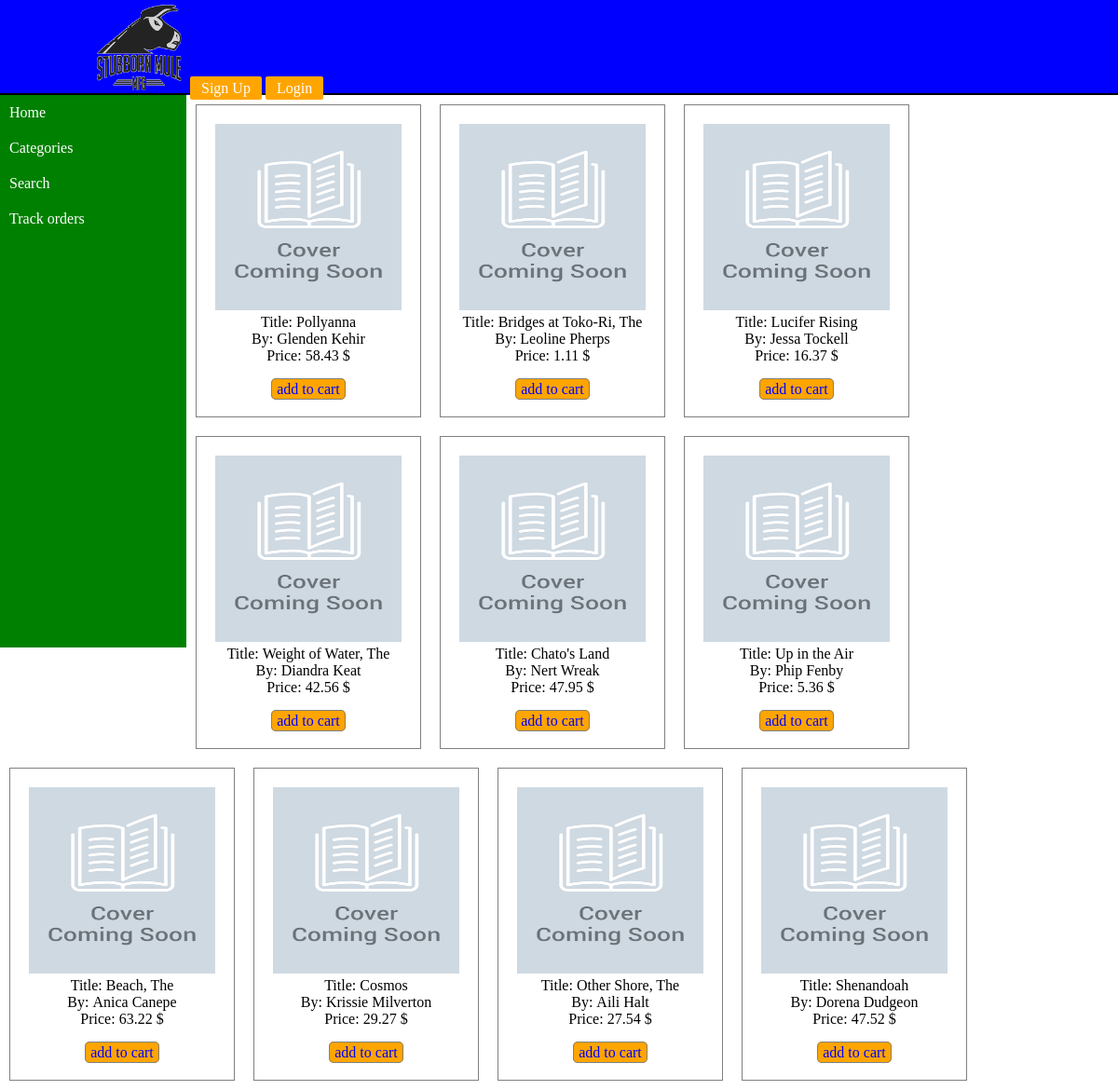
The page /categories.php?id=2 on the database its author committed.
### tables this page shows
CREATE TABLE `menu` (
  `id` int(6) NOT NULL,
  `name` text NOT NULL
);

CREATE TABLE `books` (
  `id` int(6) NOT NULL,
  `category_id` int(6) NOT NULL,
  `author` text NOT NULL,
  `title` text NOT NULL,
  `price` decimal(10,2) NOT NULL
);

### categories.php (the view, shortened to what this page needs)
<?php
include 'config.php';
include 'header.php';
include 'menu.php';
if(isset($_GET['id'])):
    $query_prod = "SELECT * FROM books WHERE category_id = '".$_GET['id']."' ";
    $row_prod=mysqli_query($conn,$query_prod);
    while($result_prod = $row_prod->fetch_assoc()):?>
    <div class="books">
        <img src="img/placeholder.png" width="200" height="200">
        <span>Title:&nbsp;<?php echo $result_prod['title'] ?></span><br>
        <span>By:&nbsp;<?php echo $result_prod['author'] ?></span><br>
        <span>Price:&nbsp;<?php echo $result_prod['price'] ?>&nbsp;$</span><br><br>
        <a href="" class="addto">add to cart</a>
    </div>
<?php endwhile;
endif;?>

### menu.php
<?php
$query = "SELECT * FROM menu";
$row = mysqli_query($conn,$query);
?>
<aside>
    <ul>
    <?php
        while($result = $row->fetch_assoc()): ?>
        <li>
            <a href=<?php echo strtolower(str_replace(" ", "", $result['name'])) .'.php'?>><?php echo $result['name'] ?></a>
        </li>
        <?php endwhile;?>
    </ul>
</aside>

### style.css (style rules this page uses)
* { padding:0px; margin:0px; }
ul li { padding:10px; }
aside ul li a { text-decoration: none;color:white; }
aside { width:200px; background-color: green; height:593px; float:left; }
.books { position:relative; border:1px solid grey; width:200px; padding:20px; float:left; margin:10px; text-align:center; }
.addto { text-decoration: none; border:1px solid grey; margin-top:5px; padding:2px 5px; border-radius:5px; color:blue; background-color:orange; }

### rows shown on the page
menu: name "Home"
menu: name "Categories"
menu: name "Search"
menu: name "Track orders"
books: title "Pollyanna", author "Glenden Kehir", price "58.43"
books: title "Bridges at Toko-Ri, The", author "Leoline Pherps", price "1.11"
books: title "Lucifer Rising", author "Jessa Tockell", price "16.37"
books: title "Weight of Water, The", author "Diandra Keat", price "42.56"
books: title "Chato's Land", author "Nert Wreak", price "47.95"
books: title "Up in the Air", author "Phip Fenby", price "5.36"
books: title "Beach, The", author "Anica Canepe", price "63.22"
books: title "Cosmos", author "Krissie Milverton", price "29.27"
books: title "Other Shore, The", author "Aili Halt", price "27.54"
books: title "Shenandoah", author "Dorena Dudgeon", price "47.52"
